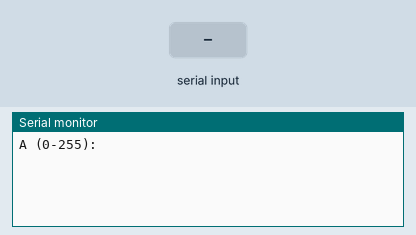
Recording of a sketch running on a simulated Arduino Uno, built with avr-gcc and run on an emulated ATmega328P. Parts: the last lines printed to the serial monitor. The test bench sets the inputs (shaded band).

Above: at 1.2 s.
1.3 s: "90,45\n" received over Serial
At 2.2 s:
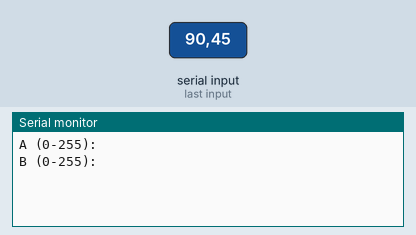
2.8 s: "30,150\n" received over Serial
At 3.9 s:
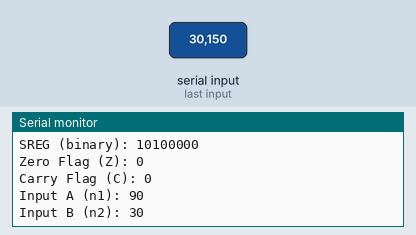

Measured:
- after the input at 1.3 s, the serial monitor: prints a new line at once (image 1)
- after the input at 2.8 s, the serial monitor: prints a new line at once (image 2)

The sketch:

Lab2_SREG.ino
```cpp
uint8_t n1, n2, ans, sreg; //Unsinged 8bit=> 0-255.

uint8_t read() { //Function to read our input from Serial monitor.
  while (!Serial.available());// Waits until user types a value.
  uint8_t value = Serial.readStringUntil('\n').toInt(); // Reads input as string until newline which happens after pressing enter, afterwards it converts to integer.
  return value;
}

void setup() {
  Serial.begin(9600);// Initialize Serial communication at 9600 the standart.
}

void loop() {

  Serial.println("\nA (0-255):");// Prompts user for first number.
  n1 = read();// Stores input in n1.

  Serial.println("B (0-255):");// Prompts user for second number.
  n2 = read();// Stores input in n2.


  asm volatile (  //  Performs subtraction and stores result + status flags.
    "mov r16, %2      \n"// Moves n1 into register r16.
    "mov r17, %3      \n"// Moves n2 into register r17.
    "sub r16, r17     \n"// Subtracts r17 from r16 → r16 = r16 - r17, updates SREG flags (Z, C, N,V).
    "mov %0, r16      \n" // Moves the result from r16 into ans (Answer).
    "in  %1, __SREG__ \n" // Reads current SREG into sreg (Variable).
    : "=r" (ans), "=r" (sreg)  // Outputs operands: ans and sreg.
    : "r" (n1), "r" (n2)// Inputs operands: n1 and n2.
    : "r16", "r17"// //For compiler not to mess with it and tells it r16 and r17 are modified.
  );

  Serial.println("\nRESULTS");//Printing side.
  Serial.print("Result (r16): ");
  Serial.println(ans);// Displays subtraction result.

  Serial.print("SREG (binary): ");
  Serial.println(sreg, BIN);// Displays SREG in binary (all flags).

  Serial.print("Zero Flag (Z): ");
  Serial.println((sreg >> 1) & 1);//Extracts Z flag (bit 1) → 1 if result is zero.

  Serial.print("Carry Flag (C): ");
  Serial.println(sreg & 1);// Extracts C flag (bit 0) → 1 if borrow occurred.

  Serial.print("Input A (n1): ");
  Serial.println(n1);// Displays first input.

  Serial.print("Input B (n2): ");
  Serial.println(n2);// Displays second input.  Inputs are displayed for myself for verification in case my result mismatches due to mistype.

  delay(2000);//Delay for myself just to give time for the next promt.
}
```

Lab1_With_AVR.cpp
```cpp
const int pin = 5;       // Defining pin 5 as (PORTB5) for LED output which is actually PIN 13.

void setup() {
  DDRB |= (1 << pin);    // Setting pin 5 of PORTB as output Data Direction Register B || 1 = output, 0 = input
}

void loop() {
  PORTB |= (1 << pin);   // Setting pin 5 HIGH → LED turns ON
  delay(500);            // Waits for 500 milliseconds

  PORTB ^= (1 << 5);     // Toggling pin 5 using (XOR) → LED changes state (ON → OFF or OFF → ON).
  delay(500);            // Waits for 500 milliseconds
  //500+500 = 1HZ
}
```
